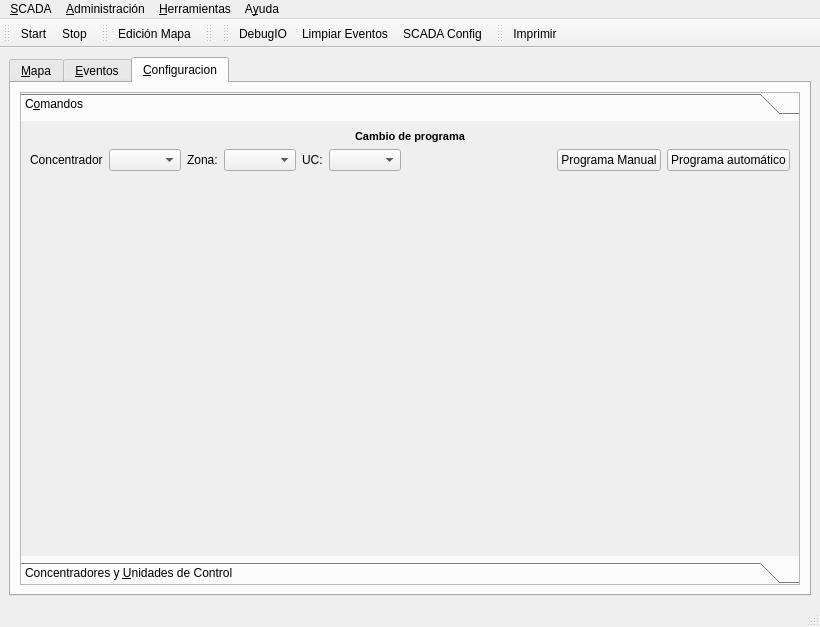
<?xml version="1.0" encoding="UTF-8"?>
<ui version="4.0">
 <class>MainWindow</class>
 <widget class="QMainWindow" name="MainWindow">
  <property name="geometry">
   <rect>
    <x>0</x>
    <y>0</y>
    <width>820</width>
    <height>627</height>
   </rect>
  </property>
  <property name="windowTitle">
   <string>Semforización</string>
  </property>
  <property name="windowIcon">
   <iconset resource="../../data.qrc">
    <normaloff>:/icons/res/logo.svg</normaloff>:/icons/res/logo.svg</iconset>
  </property>
  <widget class="QWidget" name="centralwidget">
   <layout class="QVBoxLayout" name="verticalLayout">
    <item>
     <widget class="QTabWidget" name="tabs">
      <property name="tabShape">
       <enum>QTabWidget::Rounded</enum>
      </property>
      <property name="currentIndex">
       <number>2</number>
      </property>
      <widget class="QWidget" name="tab_map">
       <attribute name="icon">
        <iconset resource="../../data.qrc">
         <normaloff>:/icons/res/applications-internet.png</normaloff>:/icons/res/applications-internet.png</iconset>
       </attribute>
       <attribute name="title">
        <string>&amp;Mapa</string>
       </attribute>
       <layout class="QVBoxLayout" name="verticalLayout_2">
        <item>
         <widget class="QSplitter" name="splitter">
          <property name="orientation">
           <enum>Qt::Vertical</enum>
          </property>
          <widget class="MapView" name="graphicsViewMap">
           <property name="sizePolicy">
            <sizepolicy hsizetype="Expanding" vsizetype="Expanding">
             <horstretch>0</horstretch>
             <verstretch>200</verstretch>
            </sizepolicy>
           </property>
           <property name="minimumSize">
            <size>
             <width>0</width>
             <height>400</height>
            </size>
           </property>
          </widget>
         </widget>
        </item>
       </layout>
      </widget>
      <widget class="QWidget" name="tab_events">
       <attribute name="icon">
        <iconset resource="../../data.qrc">
         <normaloff>:/icons/res/application-vnd.oasis.opendocument.spreadsheet.png</normaloff>:/icons/res/application-vnd.oasis.opendocument.spreadsheet.png</iconset>
       </attribute>
       <attribute name="title">
        <string>&amp;Eventos</string>
       </attribute>
       <layout class="QVBoxLayout" name="verticalLayout_6">
        <item>
         <widget class="QSplitter" name="splitter_2">
          <property name="orientation">
           <enum>Qt::Vertical</enum>
          </property>
          <widget class="QGroupBox" name="groupBox">
           <property name="title">
            <string>Eventos de muy alta prioridad y alta prioridad</string>
           </property>
           <layout class="QHBoxLayout" name="horizontalLayout_5">
            <property name="spacing">
             <number>1</number>
            </property>
            <property name="margin">
             <number>1</number>
            </property>
            <item>
             <widget class="QTableViewHighPrio" name="tableHighPrio"/>
            </item>
           </layout>
          </widget>
          <widget class="QGroupBox" name="groupBox_2">
           <property name="title">
            <string>Eventos de baja prioridad y muy baja prioridad</string>
           </property>
           <layout class="QHBoxLayout" name="horizontalLayout_6">
            <property name="spacing">
             <number>1</number>
            </property>
            <property name="margin">
             <number>1</number>
            </property>
            <item>
             <widget class="QTableViewLowPrio" name="tableLowPrio"/>
            </item>
           </layout>
          </widget>
         </widget>
        </item>
       </layout>
      </widget>
      <widget class="QWidget" name="tab_conf">
       <attribute name="icon">
        <iconset resource="../../data.qrc">
         <normaloff>:/icons/res/configure.png</normaloff>:/icons/res/configure.png</iconset>
       </attribute>
       <attribute name="title">
        <string>&amp;Configuracion</string>
       </attribute>
       <layout class="QVBoxLayout" name="verticalLayout_4">
        <item>
         <widget class="QToolBox" name="toolBox_configuracion_comandos">
          <property name="frameShape">
           <enum>QFrame::StyledPanel</enum>
          </property>
          <property name="frameShadow">
           <enum>QFrame::Raised</enum>
          </property>
          <property name="currentIndex">
           <number>0</number>
          </property>
          <widget class="QWidget" name="pageComs">
           <property name="geometry">
            <rect>
             <x>0</x>
             <y>0</y>
             <width>786</width>
             <height>423</height>
            </rect>
           </property>
           <attribute name="label">
            <string>C&amp;omandos</string>
           </attribute>
           <layout class="QVBoxLayout" name="verticalLayout_9">
            <item>
             <layout class="QVBoxLayout" name="verticalLayout_8">
              <item>
               <widget class="QLabel" name="label_2">
                <property name="text">
                 <string>&lt;!DOCTYPE HTML PUBLIC &quot;-//W3C//DTD HTML 4.0//EN&quot; &quot;http://www.w3.org/TR/REC-html40/strict.dtd&quot;&gt;
&lt;html&gt;&lt;head&gt;&lt;meta name=&quot;qrichtext&quot; content=&quot;1&quot; /&gt;&lt;style type=&quot;text/css&quot;&gt;
p, li { white-space: pre-wrap; }
&lt;/style&gt;&lt;/head&gt;&lt;body style=&quot; font-family:'DejaVu Sans'; font-size:8pt; font-weight:400; font-style:normal;&quot;&gt;
&lt;p style=&quot; margin-top:0px; margin-bottom:0px; margin-left:0px; margin-right:0px; -qt-block-indent:0; text-indent:0px;&quot;&gt;&lt;span style=&quot; font-weight:600;&quot;&gt;Cambio de programa&lt;/span&gt;&lt;/p&gt;&lt;/body&gt;&lt;/html&gt;</string>
                </property>
                <property name="alignment">
                 <set>Qt::AlignCenter</set>
                </property>
               </widget>
              </item>
              <item>
               <layout class="QHBoxLayout" name="horizontalLayout_4">
                <item>
                 <widget class="QLabel" name="label_6">
                  <property name="text">
                   <string>Concentrador</string>
                  </property>
                 </widget>
                </item>
                <item>
                 <widget class="QComboBoxModelQuery" name="comboBox_concentrador"/>
                </item>
                <item>
                 <widget class="QLabel" name="label_4">
                  <property name="text">
                   <string>Zona:</string>
                  </property>
                 </widget>
                </item>
                <item>
                 <widget class="QComboBox" name="comboPgmZona"/>
                </item>
                <item>
                 <widget class="QLabel" name="label_5">
                  <property name="text">
                   <string>UC:</string>
                  </property>
                 </widget>
                </item>
                <item>
                 <widget class="QComboBox" name="comboPgmUc"/>
                </item>
                <item>
                 <spacer name="horizontalSpacer_4">
                  <property name="orientation">
                   <enum>Qt::Horizontal</enum>
                  </property>
                  <property name="sizeHint" stdset="0">
                   <size>
                    <width>40</width>
                    <height>20</height>
                   </size>
                  </property>
                 </spacer>
                </item>
                <item>
                 <widget class="QPushButton" name="pushButton_prog_manual">
                  <property name="text">
                   <string>Programa Manual</string>
                  </property>
                 </widget>
                </item>
                <item>
                 <widget class="QPushButton" name="pushButton_prog_auto">
                  <property name="text">
                   <string>Programa automático</string>
                  </property>
                 </widget>
                </item>
               </layout>
              </item>
              <item>
               <spacer name="verticalSpacer">
                <property name="orientation">
                 <enum>Qt::Vertical</enum>
                </property>
                <property name="sizeHint" stdset="0">
                 <size>
                  <width>20</width>
                  <height>40</height>
                 </size>
                </property>
               </spacer>
              </item>
             </layout>
            </item>
           </layout>
          </widget>
          <widget class="QWidget" name="pageCOs">
           <property name="geometry">
            <rect>
             <x>0</x>
             <y>0</y>
             <width>786</width>
             <height>423</height>
            </rect>
           </property>
           <attribute name="label">
            <string>Concentradores y &amp;Unidades de Control</string>
           </attribute>
           <layout class="QVBoxLayout" name="verticalLayout_5">
            <item>
             <layout class="QVBoxLayout" name="verticalLayout_7">
              <property name="spacing">
               <number>2</number>
              </property>
              <item>
               <layout class="QHBoxLayout" name="horizontalLayout_3">
                <item>
                 <widget class="QLabel" name="label">
                  <property name="text">
                   <string>&lt;!DOCTYPE HTML PUBLIC &quot;-//W3C//DTD HTML 4.0//EN&quot; &quot;http://www.w3.org/TR/REC-html40/strict.dtd&quot;&gt;
&lt;html&gt;&lt;head&gt;&lt;meta name=&quot;qrichtext&quot; content=&quot;1&quot; /&gt;&lt;style type=&quot;text/css&quot;&gt;
p, li { white-space: pre-wrap; }
&lt;/style&gt;&lt;/head&gt;&lt;body style=&quot; font-family:'DejaVu Sans'; font-size:8pt; font-weight:400; font-style:normal;&quot;&gt;
&lt;p style=&quot; margin-top:0px; margin-bottom:0px; margin-left:0px; margin-right:0px; -qt-block-indent:0; text-indent:0px;&quot;&gt;&lt;span style=&quot; font-weight:600;&quot;&gt;Concentradores&lt;/span&gt;&lt;/p&gt;&lt;/body&gt;&lt;/html&gt;</string>
                  </property>
                 </widget>
                </item>
                <item>
                 <spacer name="horizontalSpacer_3">
                  <property name="orientation">
                   <enum>Qt::Horizontal</enum>
                  </property>
                  <property name="sizeHint" stdset="0">
                   <size>
                    <width>40</width>
                    <height>20</height>
                   </size>
                  </property>
                 </spacer>
                </item>
                <item>
                 <widget class="QPushButton" name="pushAddCO">
                  <property name="text">
                   <string/>
                  </property>
                  <property name="icon">
                   <iconset resource="../../data.qrc">
                    <normaloff>:/icons/res/list-add.png</normaloff>:/icons/res/list-add.png</iconset>
                  </property>
                 </widget>
                </item>
               </layout>
              </item>
              <item>
               <widget class="QTableCO" name="tableCO"/>
              </item>
              <item>
               <layout class="QHBoxLayout" name="horizontalLayout_2">
                <item>
                 <widget class="QLabel" name="label_3">
                  <property name="text">
                   <string>&lt;!DOCTYPE HTML PUBLIC &quot;-//W3C//DTD HTML 4.0//EN&quot; &quot;http://www.w3.org/TR/REC-html40/strict.dtd&quot;&gt;
&lt;html&gt;&lt;head&gt;&lt;meta name=&quot;qrichtext&quot; content=&quot;1&quot; /&gt;&lt;style type=&quot;text/css&quot;&gt;
p, li { white-space: pre-wrap; }
&lt;/style&gt;&lt;/head&gt;&lt;body style=&quot; font-family:'DejaVu Sans'; font-size:8pt; font-weight:400; font-style:normal;&quot;&gt;
&lt;p style=&quot; margin-top:0px; margin-bottom:0px; margin-left:0px; margin-right:0px; -qt-block-indent:0; text-indent:0px;&quot;&gt;&lt;span style=&quot; font-weight:600;&quot;&gt;Unidades de Control&lt;/span&gt;&lt;/p&gt;&lt;/body&gt;&lt;/html&gt;</string>
                  </property>
                 </widget>
                </item>
                <item>
                 <spacer name="horizontalSpacer_2">
                  <property name="orientation">
                   <enum>Qt::Horizontal</enum>
                  </property>
                  <property name="sizeHint" stdset="0">
                   <size>
                    <width>40</width>
                    <height>20</height>
                   </size>
                  </property>
                 </spacer>
                </item>
                <item>
                 <widget class="QToolButton" name="toolAddUC">
                  <property name="text">
                   <string>...</string>
                  </property>
                 </widget>
                </item>
               </layout>
              </item>
              <item>
               <widget class="QTableUC" name="tableUC"/>
              </item>
             </layout>
            </item>
           </layout>
          </widget>
         </widget>
        </item>
       </layout>
      </widget>
     </widget>
    </item>
   </layout>
  </widget>
  <widget class="QMenuBar" name="menubar">
   <property name="geometry">
    <rect>
     <x>0</x>
     <y>0</y>
     <width>820</width>
     <height>24</height>
    </rect>
   </property>
   <widget class="QMenu" name="menuSCADA">
    <property name="title">
     <string>&amp;SCADA</string>
    </property>
    <addaction name="actionUsuario"/>
    <addaction name="actionStart"/>
    <addaction name="actionStop"/>
    <addaction name="actionQuit"/>
   </widget>
   <widget class="QMenu" name="menuOptions">
    <property name="title">
     <string>&amp;Herramientas</string>
    </property>
    <widget class="QMenu" name="menuBarra_de_herramientas">
     <property name="title">
      <string>Barra de herramientas</string>
     </property>
     <addaction name="actionScada"/>
    </widget>
    <addaction name="actionSCADA_Config"/>
    <addaction name="actionLogs"/>
    <addaction name="actionDBUrl"/>
    <addaction name="menuBarra_de_herramientas"/>
   </widget>
   <widget class="QMenu" name="menuHelp">
    <property name="title">
     <string>A&amp;yuda</string>
    </property>
    <addaction name="actionAbout"/>
    <addaction name="actionAbout_Qt"/>
   </widget>
   <widget class="QMenu" name="menuAdmin">
    <property name="title">
     <string>&amp;Administración</string>
    </property>
    <addaction name="actionMapa"/>
   </widget>
   <addaction name="menuSCADA"/>
   <addaction name="menuAdmin"/>
   <addaction name="menuOptions"/>
   <addaction name="menuHelp"/>
  </widget>
  <widget class="QStatusBar" name="statusbar"/>
  <widget class="QToolBar" name="scadaToolbar">
   <property name="windowTitle">
    <string>SCADA</string>
   </property>
   <property name="iconSize">
    <size>
     <width>32</width>
     <height>32</height>
    </size>
   </property>
   <attribute name="toolBarArea">
    <enum>TopToolBarArea</enum>
   </attribute>
   <attribute name="toolBarBreak">
    <bool>false</bool>
   </attribute>
   <addaction name="actionStart"/>
   <addaction name="actionStop"/>
  </widget>
  <widget class="QToolBar" name="toolBar_mapa">
   <property name="windowTitle">
    <string>Edición de mapa</string>
   </property>
   <property name="iconSize">
    <size>
     <width>32</width>
     <height>32</height>
    </size>
   </property>
   <attribute name="toolBarArea">
    <enum>TopToolBarArea</enum>
   </attribute>
   <attribute name="toolBarBreak">
    <bool>false</bool>
   </attribute>
   <addaction name="actionMapa"/>
  </widget>
  <widget class="QToolBar" name="toolBar_mapa_visor">
   <property name="windowTitle">
    <string>Visor de mapa</string>
   </property>
   <property name="iconSize">
    <size>
     <width>32</width>
     <height>32</height>
    </size>
   </property>
   <attribute name="toolBarArea">
    <enum>TopToolBarArea</enum>
   </attribute>
   <attribute name="toolBarBreak">
    <bool>false</bool>
   </attribute>
  </widget>
  <widget class="QToolBar" name="toolBar_debug">
   <property name="windowTitle">
    <string>Debug</string>
   </property>
   <property name="iconSize">
    <size>
     <width>32</width>
     <height>32</height>
    </size>
   </property>
   <attribute name="toolBarArea">
    <enum>TopToolBarArea</enum>
   </attribute>
   <attribute name="toolBarBreak">
    <bool>false</bool>
   </attribute>
   <addaction name="actionIO"/>
   <addaction name="actionLimpiar_Eventos"/>
   <addaction name="actionSCADA_Config"/>
  </widget>
  <widget class="QToolBar" name="toolBar_impresion">
   <property name="windowTitle">
    <string>Impresión</string>
   </property>
   <property name="iconSize">
    <size>
     <width>32</width>
     <height>32</height>
    </size>
   </property>
   <attribute name="toolBarArea">
    <enum>TopToolBarArea</enum>
   </attribute>
   <attribute name="toolBarBreak">
    <bool>false</bool>
   </attribute>
   <addaction name="actionImprimir"/>
  </widget>
  <action name="actionAbout">
   <property name="text">
    <string>Sobre...</string>
   </property>
  </action>
  <action name="actionAbout_Qt">
   <property name="text">
    <string>Sobre Qt...</string>
   </property>
  </action>
  <action name="actionQuit">
   <property name="text">
    <string>Quit</string>
   </property>
  </action>
  <action name="actionStart">
   <property name="checkable">
    <bool>true</bool>
   </property>
   <property name="icon">
    <iconset resource="../../data.qrc">
     <normaloff>:/icons/res/player-time.png</normaloff>:/icons/res/player-time.png</iconset>
   </property>
   <property name="text">
    <string>Start</string>
   </property>
   <property name="statusTip">
    <string>Inicia el motor scada</string>
   </property>
  </action>
  <action name="actionStop">
   <property name="icon">
    <iconset resource="../../data.qrc">
     <normaloff>:/icons/res/process-stop.png</normaloff>:/icons/res/process-stop.png</iconset>
   </property>
   <property name="text">
    <string>Stop</string>
   </property>
  </action>
  <action name="actionSCADA_Config">
   <property name="icon">
    <iconset resource="../../data.qrc">
     <normaloff>:/icons/res/configure.png</normaloff>:/icons/res/configure.png</iconset>
   </property>
   <property name="text">
    <string>SCADA Config</string>
   </property>
  </action>
  <action name="actionLogs">
   <property name="text">
    <string>Logs</string>
   </property>
  </action>
  <action name="actionMapa">
   <property name="icon">
    <iconset resource="../../data.qrc">
     <normaloff>:/icons/res/applications-accessories.png</normaloff>:/icons/res/applications-accessories.png</iconset>
   </property>
   <property name="text">
    <string>Edición Mapa</string>
   </property>
  </action>
  <action name="actionEdici_n_Esquina">
   <property name="text">
    <string>Edición Esquina</string>
   </property>
  </action>
  <action name="actionUsuario">
   <property name="text">
    <string>Cambio de usuario</string>
   </property>
  </action>
  <action name="actionDBUrl">
   <property name="text">
    <string>Mostrar RFC1783 DB URL</string>
   </property>
  </action>
  <action name="actionScada">
   <property name="checkable">
    <bool>true</bool>
   </property>
   <property name="checked">
    <bool>true</bool>
   </property>
   <property name="text">
    <string>Scada</string>
   </property>
  </action>
  <action name="actionIO">
   <property name="checkable">
    <bool>true</bool>
   </property>
   <property name="icon">
    <iconset resource="../../data.qrc">
     <normaloff>:/icons/res/strigi.png</normaloff>:/icons/res/strigi.png</iconset>
   </property>
   <property name="text">
    <string>DebugIO</string>
   </property>
  </action>
  <action name="actionLimpiar_Eventos">
   <property name="icon">
    <iconset resource="../../data.qrc">
     <normaloff>:/icons/res/draw-eraser.png</normaloff>:/icons/res/draw-eraser.png</iconset>
   </property>
   <property name="text">
    <string>Limpiar Eventos</string>
   </property>
  </action>
  <action name="actionImprimir">
   <property name="icon">
    <iconset resource="../../data.qrc">
     <normaloff>:/icons/res/printer.png</normaloff>:/icons/res/printer.png</iconset>
   </property>
   <property name="text">
    <string>Imprimir</string>
   </property>
  </action>
 </widget>
 <customwidgets>
  <customwidget>
   <class>QTableViewHighPrio</class>
   <extends>QTableView</extends>
   <header>dbview</header>
  </customwidget>
  <customwidget>
   <class>QTableViewLowPrio</class>
   <extends>QTableView</extends>
   <header>dbview</header>
  </customwidget>
  <customwidget>
   <class>QTableCO</class>
   <extends>QTableView</extends>
   <header>dbview</header>
  </customwidget>
  <customwidget>
   <class>QTableUC</class>
   <extends>QTableView</extends>
   <header>dbview</header>
  </customwidget>
  <customwidget>
   <class>MapView</class>
   <extends>QGraphicsView</extends>
   <header>mapview</header>
   <slots>
    <signal>zoomIn()</signal>
    <signal>zoomOut()</signal>
   </slots>
  </customwidget>
  <customwidget>
   <class>QComboBoxModelQuery</class>
   <extends>QComboBox</extends>
   <header>widgets</header>
  </customwidget>
 </customwidgets>
 <resources>
  <include location="../../data.qrc"/>
 </resources>
 <connections/>
</ui>
